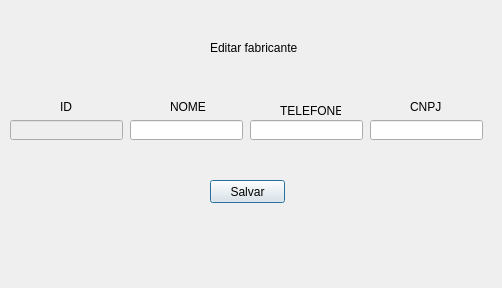
<?xml version="1.0" encoding="UTF-8"?>
<ui version="4.0">
 <class>Dialog</class>
 <widget class="QDialog" name="Dialog">
  <property name="geometry">
   <rect>
    <x>0</x>
    <y>0</y>
    <width>502</width>
    <height>288</height>
   </rect>
  </property>
  <property name="windowTitle">
   <string>Dialog</string>
  </property>
  <widget class="QLabel" name="label">
   <property name="geometry">
    <rect>
     <x>210</x>
     <y>40</y>
     <width>91</width>
     <height>16</height>
    </rect>
   </property>
   <property name="text">
    <string>Editar fabricante</string>
   </property>
  </widget>
  <widget class="QLabel" name="label_2">
   <property name="geometry">
    <rect>
     <x>60</x>
     <y>100</y>
     <width>47</width>
     <height>13</height>
    </rect>
   </property>
   <property name="text">
    <string>ID</string>
   </property>
  </widget>
  <widget class="QLabel" name="label_3">
   <property name="geometry">
    <rect>
     <x>170</x>
     <y>100</y>
     <width>47</width>
     <height>13</height>
    </rect>
   </property>
   <property name="text">
    <string>NOME</string>
   </property>
  </widget>
  <widget class="QLabel" name="label_5">
   <property name="geometry">
    <rect>
     <x>280</x>
     <y>100</y>
     <width>61</width>
     <height>21</height>
    </rect>
   </property>
   <property name="text">
    <string>TELEFONE</string>
   </property>
  </widget>
  <widget class="QLabel" name="label_6">
   <property name="geometry">
    <rect>
     <x>410</x>
     <y>100</y>
     <width>47</width>
     <height>13</height>
    </rect>
   </property>
   <property name="text">
    <string>CNPJ</string>
   </property>
  </widget>
  <widget class="QLineEdit" name="lineEdit">
   <property name="enabled">
    <bool>false</bool>
   </property>
   <property name="geometry">
    <rect>
     <x>10</x>
     <y>120</y>
     <width>113</width>
     <height>20</height>
    </rect>
   </property>
  </widget>
  <widget class="QLineEdit" name="lineEdit_2">
   <property name="geometry">
    <rect>
     <x>130</x>
     <y>120</y>
     <width>113</width>
     <height>20</height>
    </rect>
   </property>
  </widget>
  <widget class="QLineEdit" name="lineEdit_3">
   <property name="geometry">
    <rect>
     <x>250</x>
     <y>120</y>
     <width>113</width>
     <height>20</height>
    </rect>
   </property>
  </widget>
  <widget class="QLineEdit" name="lineEdit_4">
   <property name="geometry">
    <rect>
     <x>370</x>
     <y>120</y>
     <width>113</width>
     <height>20</height>
    </rect>
   </property>
  </widget>
  <widget class="QPushButton" name="pushButton">
   <property name="geometry">
    <rect>
     <x>210</x>
     <y>180</y>
     <width>75</width>
     <height>23</height>
    </rect>
   </property>
   <property name="text">
    <string>Salvar</string>
   </property>
  </widget>
 </widget>
 <resources/>
 <connections/>
</ui>
